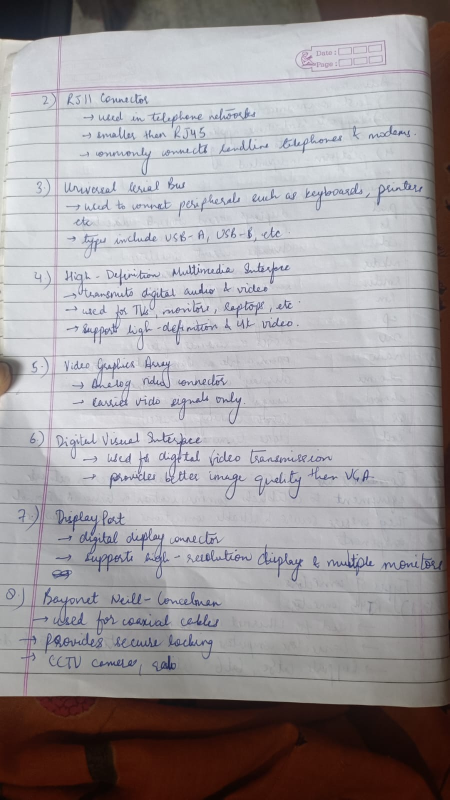
#> input picture data/sample_images/document.jpeg, 899 x 1599 px (shown at 1/2 size)
$ python -i preprocessing.py   (imports and definitions only)
#> lines starting #> are read from the running program, lines starting #| are printed output that depends on the picture
#> further down, picture is the input picture: shape (1599, 899, 3); mean B, G, R 159, 155.9, 159.9
import cv2
import numpy as np


def resize_image(image, width=800):
    """
    Resize an image while maintaining its aspect ratio.
    """
#> called with width = 800
    height, original_width = image.shape[:2]
#> height = 1599; original_width = 899

    if original_width <= width:
        return image

    ratio = width / original_width
#> ratio = 0.89
    new_height = int(height * ratio)
#> new_height = 1422

    return cv2.resize(image, (width, new_height))


def convert_to_grayscale(image):
    """
    Convert a BGR image to grayscale.
    """
    return cv2.cvtColor(image, cv2.COLOR_BGR2GRAY)
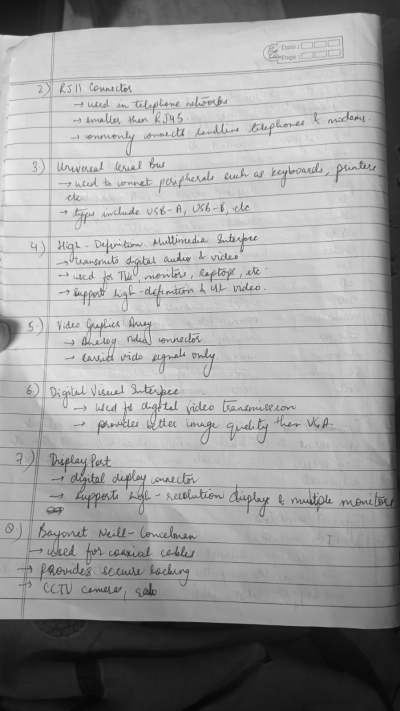
#> returned value: shape (1422, 800) (shown at 1/2 size); min 5, max 241, mean 157.3


def apply_gaussian_blur(image, kernel_size=(5, 5)):
    """
    Apply Gaussian filtering to reduce image noise.
    """
#> called with kernel_size = (5, 5)
    return cv2.GaussianBlur(image, kernel_size, 0)


def preprocess_image(image):
    """
    Complete preprocessing pipeline.
    """
    resized = resize_image(image)
    grayscale = convert_to_grayscale(resized)
    blurred = apply_gaussian_blur(grayscale)

    return {
        "resized": resized,
        "grayscale": grayscale,
        "blurred": blurred
    }

>>> import cv2
>>> picture = cv2.imread('../data/sample_images/document.jpeg')
>>> result = preprocess_image(picture)
#> result = 3 items
